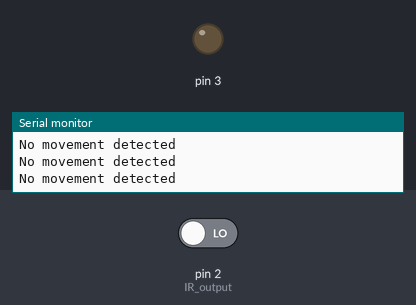
The sketch below on a simulated Arduino Uno, built with avr-gcc and run on an emulated ATmega328P. Shown: output pins drawn as LEDs (lit = HIGH), the last lines printed to the serial monitor. Inputs (shaded band) come from the test bench; at power-on: pin 2 (IR_output) LOW.

Above: at 1.2 s.
1.3 s: pin 2 (IR_output) driven HIGH
At 2.0 s:
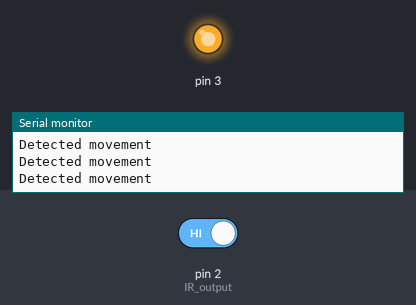
2.9 s: pin 2 (IR_output) driven LOW
At 4.4 s:
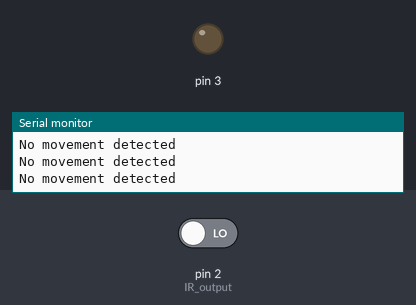
Timing chart, 0 to 5.9 s (numbered marks = the images above; inputs shaded):
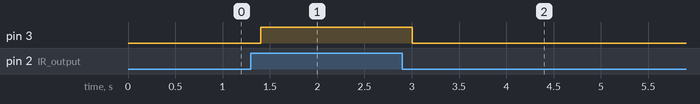

Measured:
- after the input at 1.3 s, pin 3: LOW → HIGH after 0.10 s
- after the input at 2.9 s, pin 3: HIGH → LOW after 0.10 s

The sketch:

automatic_lighting.ino
```cpp
// Define the PIR sensor output pin
#define IR_output 2

// Define the LED pin
int Led = 3;

void setup() {
  // Set the PIR sensor output pin as INPUT
  pinMode(IR_output, INPUT);

  // Set the LED pin as OUTPUT
  pinMode(3, OUTPUT);

  // Initialize Serial communication at 9600 bps
  Serial.begin(9600);
}

void loop() {
  // Check if the PIR sensor detects motion (HIGH)
  if (digitalRead(IR_output) == HIGH) {
    // Print a message to Serial indicating detected movement
    Serial.println("Detected movement");

    // Turn on the LED
    digitalWrite(3, HIGH);
  }

  // Check if the PIR sensor does not detect motion (LOW)
  if (digitalRead(IR_output) == LOW) {
    // Print a message to Serial indicating no movement detected
    Serial.println("No movement detected");

    // Turn off the LED
    digitalWrite(3, LOW);
  }

  // Add a delay to avoid rapid serial prints
  delay(200);
}
```
